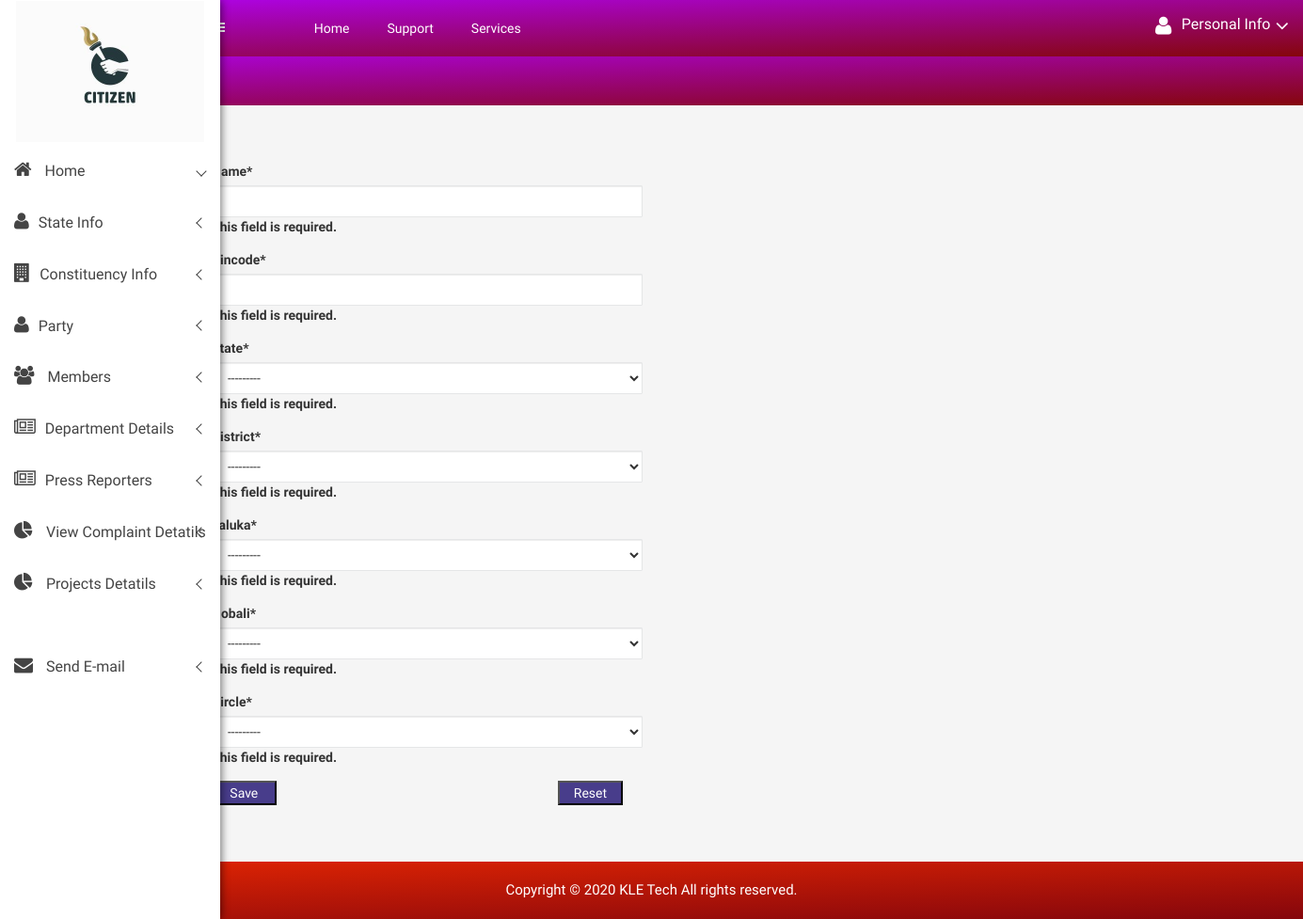
Page /citizen/villagecreate/ on the earlier database version.
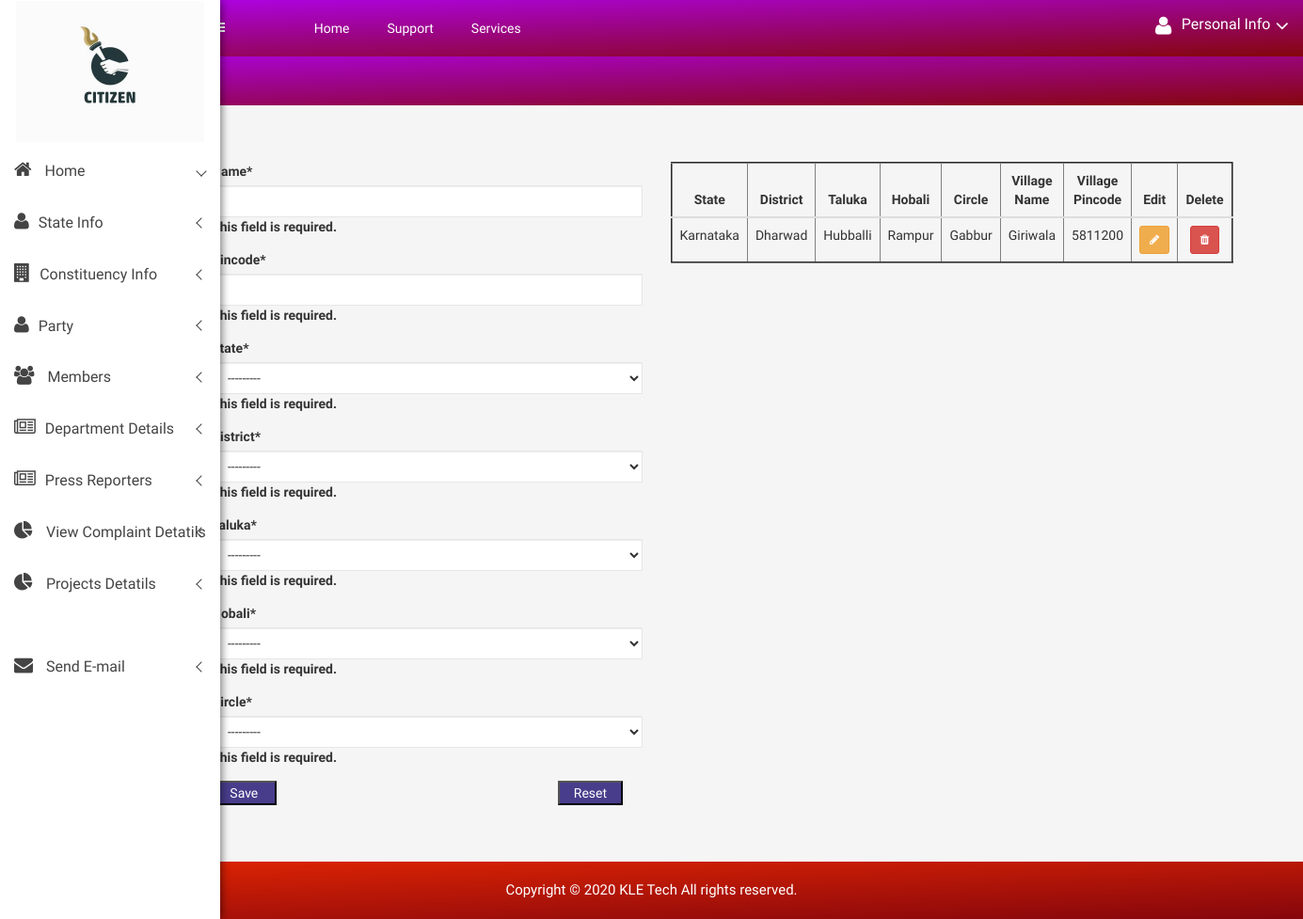
Same page on the later database version.
### citizen/models.py (models this page shows, shortened)
class VillageCity(models.Model):
    Name = models.CharField(max_length=200)
    Pincode = models.IntegerField()
    State = models.ForeignKey('State', on_delete=models.CASCADE)
    District = models.ForeignKey('District', on_delete=models.CASCADE)
    Taluka = models.ForeignKey('Taluka', on_delete=models.CASCADE)
    Hobali = models.ForeignKey('Hobali', on_delete=models.CASCADE)
    Circle = models.ForeignKey('Circle', on_delete=models.CASCADE)

class State(models.Model):
    Code = models.CharField(max_length=200)
    State = models.CharField(max_length=200, )
    def __str__(self):
        return self.State

class District(models.Model):
    Code = models.CharField(max_length=200)
    Name = models.CharField(max_length=200)
    State = models.ForeignKey('State', on_delete=models.CASCADE)
    def __str__(self):
        return self.Name

class Taluka(models.Model):
    State = models.ForeignKey('State', on_delete=models.SET_NULL, null=True)
    District = models.ForeignKey('District', on_delete=models.SET_NULL, null=True)
    Code = models.CharField(max_length=200)
    Name = models.CharField(max_length=200)
    def __str__(self):
        return self.Name

class Hobali(models.Model):
    Name = models.CharField(max_length=200)
    State = models.ForeignKey('State', on_delete=models.CASCADE)
    District = models.ForeignKey('District', on_delete=models.CASCADE)
    Taluka = models.ForeignKey('Taluka', on_delete=models.CASCADE)
    def __str__(self):
        return self.Name

class Circle(models.Model):
    State = models.ForeignKey('State', on_delete=models.CASCADE)
    District = models.ForeignKey('District', on_delete=models.CASCADE)
    Taluka = models.ForeignKey('Taluka', on_delete=models.CASCADE)
    Hobali = models.ForeignKey('Hobali', on_delete=models.CASCADE)
    Name = models.CharField(max_length=200)

### citizen/views.py (the view)
# urls.py: path('villagecreate/', views.villagecreate, name='villagecreate'),
def villagecreate(request):
    form = VillageCityForms(request.POST)
    if form.is_valid():
        form.save()
        return redirect('citizen:villagecreate')
    return render(request, 'citizen/VillageCity_form.html',
                  {'form': form, 'village': VillageCity.objects.all().order_by('Name')})

### citizen/forms.py (shortened to what this page needs)
class VillageCityForms(forms.ModelForm):
    class Meta:
        model = VillageCity
        fields = ('Name', 'Pincode', 'State', 'District', 'Taluka', 'Hobali', 'Circle')
    def __init__(self, *args, **kwargs):
        super().__init__(*args, **kwargs)
        self.fields['Circle'].queryset = Circle.objects.none()
        if 'Hobali' in self.data:
            try:
                Hobali_id = int(self.data.get('Hobali'))
                self.fields['Circle'].queryset = Circle.objects.filter(Hobali_id=Hobali_id).order_by('Name')
            except (ValueError, TypeError):
                pass  # invalid input from the client; ignore and fallback to empty City queryset
        elif self.instance.pk:
            self.fields['Circle'].queryset = self.instance.Hobali.Circle_set.order_by('Name')

### citizen/templates/citizen/VillageCity_form.html (shortened to what the changed rows need)
{% extends 'citizen/base.html' %}
    {% load static %}
{% block body %}
 <div class="all-content-wrapper">
<br>
<br>
<br>
<div class="container">
    {% load crispy_forms_tags %}
    <div class = "row">
        <div class = "col-lg-6">
            {% if village %}
 <table class="table"  style="width:100%;" border="2" id="table" data-toggle="table" data-pagination="true" data-search="true" data-show-columns="true"
                    data-show-pagination-switch="true" data-show-refresh="true" data-key-events="true"
                    data-show-toggle="true" data-resizable="true" data-cookie="true"
                                            data-cookie-id-table="saveId" data-show-export="true"
                    data-click-to-select="true" data-toolbar="#toolbar" >
     <thead>
         <th><center>State</center></th>
         <th><center>District</center></th>
         <th><center>Taluka</center></th>
         <th><center>Hobali</center></th>
         <th><center>Circle</center></th>
         <th><center>Village Name</center></th>
         <th><center>Village Pincode</center></th>
         <th><center>Edit</center></th>
         <th><center>Delete</center></th>
     </thead>
     <tbody id="myTable">
     {% for i in  village %}
     <tr>
          <td><center>{{i.State.State}}</center></td>
         <td><center>{{i.District.Name}}</center></td>
         <td><center>{{i.Taluka.Name}}</center></td>
         <td><center>{{i.Hobali.Name}}</center></td>
          <td><center>{{i.Circle.Name}}</center></td>
          <td><center>{{i.Name}}</center></td>
         <td><center>{{i.Pincode}}</center></td>
         <td><center>
             <a class="btn btn-sm btn-warning"  href="/citizen/edit_village/{{i.id}}">
                 <i class="fa fa-pencil" ></i>
             </a></center>
         </td>
         <td><center>
              <a class="btn btn-sm btn-danger" href="/citizen/delete_circle/{{i.id}}">
                 <i class="fa fa-trash"></i>
             </a></center>
         </td>
     </tr>
     {% endfor %}
     </tbody>
 </table>
            {% endif %}
        </div>
    </div>
</div>
</div>
<br>
<br>
<br>
{% endblock %}

Differences in the rows shown:
added VillageCity: State.State "Karnataka", District.Name "Dharwad", Taluka.Name "Hubballi", Hobali.Name "Rampur", Circle.Name "Gabbur", Name "Giriwala", Pincode "5811200"
Other differences:
text now shown: "State District Taluka Hobali Circle Village Name Village Pincode Edit Delete"
